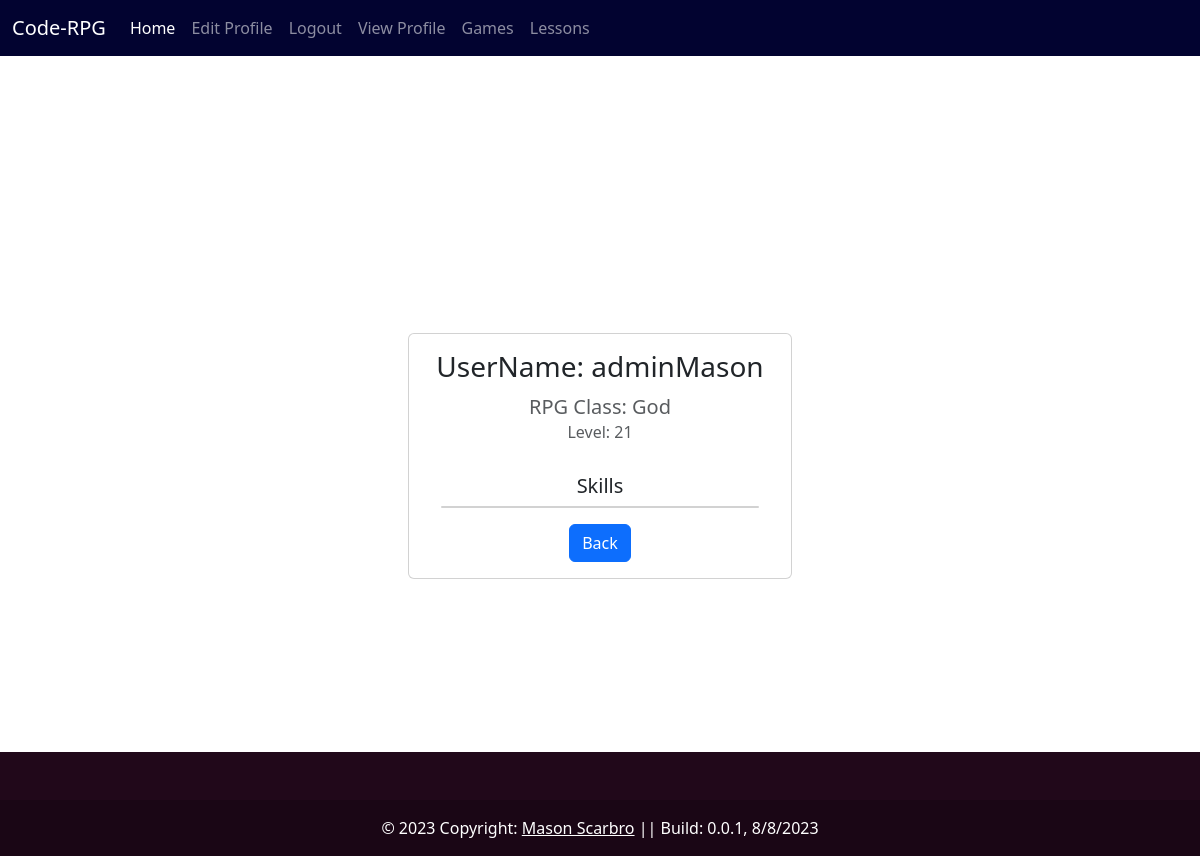
The app's page /CodeRPGappMain/profile/ (signed in), older data.
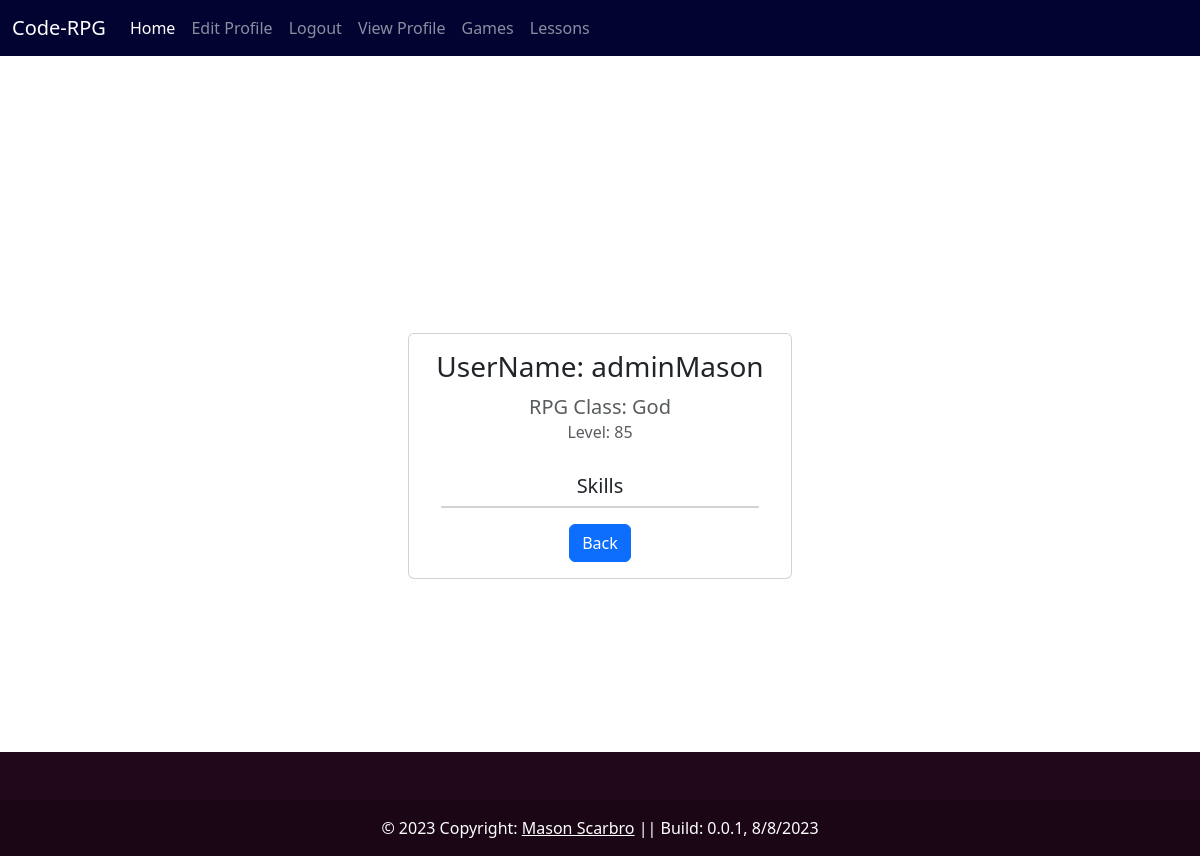
The same page, newer data.
### CodeRPGappMain/models.py (models this page shows, shortened)
class Profile(models.Model):
    user = models.OneToOneField(User, null=True, on_delete=models.CASCADE)
    rpg_class = models.CharField(max_length=100, default='Warrior')
    level = models.IntegerField(default=1)
    skills = models.ManyToManyField(Skill)
    markComplete_1 = models.BooleanField(default=False)

### CodeRPGappMain/views.py (the view)
# urls.py: path('profile/', ShowProfilePageView.as_view(), name='show_profile'),
class ShowProfilePageView(generic.DetailView):
    model = Profile
    template_name = 'registration/user_profile.html'
    context_object_name = 'page_user'
    def get_object(self, queryset=None):
        return get_object_or_404(Profile, user=self.request.user)
    def get_context_data(self, **kwargs):
        context = super().get_context_data(**kwargs)
        user = User.objects.get(pk=self.request.user.id)
        context['username'] = user.username
        context['first_name'] = user.first_name
        context['last_name'] = user.last_name
        profile = self.get_object()
        context['skills'] = profile.skills
        context['level'] = profile.level
        return context

### CodeRPGappMain/templates/registration/user_profile.html (shortened to what this page needs)
{% extends 'base.html' %}
{% load static %}
{% block content %}
<div class="d-flex justify-content-center align-items-center" style="min-height: 100vh;">
    <div class="card" style="width: 24rem;">
        <div class="card-body text-center">
            <h3 class="card-title mb-3">UserName: {{ page_user.user.username }}</h3>
            {% if page_user.rpg_class %}
            <h5 class="card-subtitle mb-2 text-muted">RPG Class: {{ page_user.rpg_class }}</h5>
            {% endif %}
            {% if page_user.level %}
            <h6 class="card-subtitle mb-3 text-muted">Level: {{ page_user.level }}</h6>
            {% endif %}
              <div class="card-body">
                <h5 class="card-title">Skills</h5>
                <div class="card">
              </div>
              </div>
            <a href="/" class="btn btn-primary">Back</a>
        </div>
    </div>
</div>
<footer class="text-center text-white fixed-bottom" style="background-color: #21081a;">
    <div class="container p-4"></div>
    <div class="text-center p-3" style="background-color: rgba(0, 0, 0, 0.2);">
      <a class="text-white" href="https://github.com/MasonScarbro">Mason Scarbro</a>
    </div>
  </footer>
{% endblock %}

Row changes from the older to the newer data that the page shows:
changed Profile "God": level "21" → "85"
